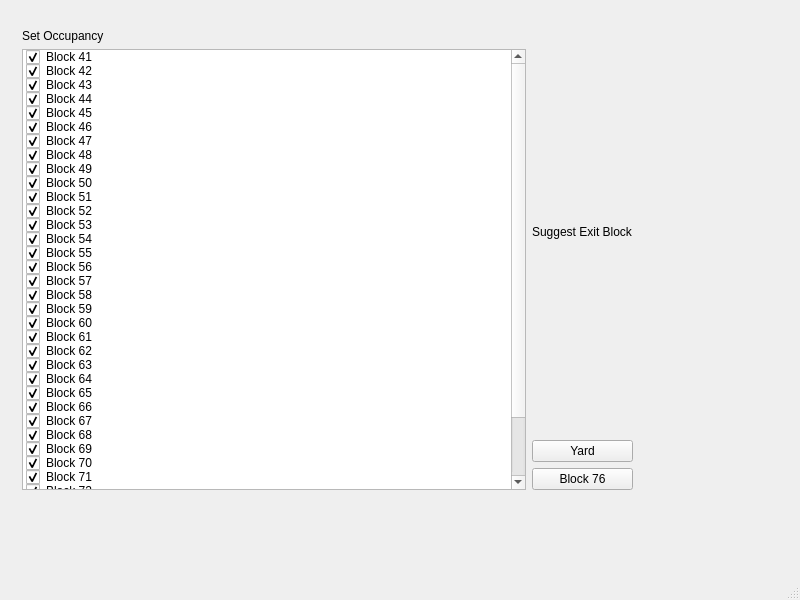
<?xml version="1.0" encoding="UTF-8"?>
<ui version="4.0">
 <class>MainWindow</class>
 <widget class="QMainWindow" name="MainWindow">
  <property name="geometry">
   <rect>
    <x>0</x>
    <y>0</y>
    <width>800</width>
    <height>600</height>
   </rect>
  </property>
  <property name="windowTitle">
   <string>MainWindow</string>
  </property>
  <widget class="QWidget" name="centralwidget">
   <widget class="QWidget" name="gridLayoutWidget">
    <property name="geometry">
     <rect>
      <x>22</x>
      <y>29</y>
      <width>611</width>
      <height>461</height>
     </rect>
    </property>
    <layout class="QGridLayout" name="gridLayout">
     <item row="0" column="0">
      <layout class="QVBoxLayout" name="verticalLayout">
       <item>
        <widget class="QLabel" name="label_2">
         <property name="text">
          <string>Set Occupancy</string>
         </property>
        </widget>
       </item>
       <item>
        <widget class="QListWidget" name="occ_list">
         <item>
          <property name="text">
           <string>Block 41</string>
          </property>
          <property name="checkState">
           <enum>Checked</enum>
          </property>
         </item>
         <item>
          <property name="text">
           <string>Block 42</string>
          </property>
          <property name="checkState">
           <enum>Checked</enum>
          </property>
         </item>
         <item>
          <property name="text">
           <string>Block 43</string>
          </property>
          <property name="checkState">
           <enum>Checked</enum>
          </property>
         </item>
         <item>
          <property name="text">
           <string>Block 44</string>
          </property>
          <property name="checkState">
           <enum>Checked</enum>
          </property>
         </item>
         <item>
          <property name="text">
           <string>Block 45</string>
          </property>
          <property name="checkState">
           <enum>Checked</enum>
          </property>
         </item>
         <item>
          <property name="text">
           <string>Block 46</string>
          </property>
          <property name="checkState">
           <enum>Checked</enum>
          </property>
         </item>
         <item>
          <property name="text">
           <string>Block 47</string>
          </property>
          <property name="checkState">
           <enum>Checked</enum>
          </property>
         </item>
         <item>
          <property name="text">
           <string>Block 48</string>
          </property>
          <property name="checkState">
           <enum>Checked</enum>
          </property>
         </item>
         <item>
          <property name="text">
           <string>Block 49</string>
          </property>
          <property name="checkState">
           <enum>Checked</enum>
          </property>
         </item>
         <item>
          <property name="text">
           <string>Block 50</string>
          </property>
          <property name="checkState">
           <enum>Checked</enum>
          </property>
         </item>
         <item>
          <property name="text">
           <string>Block 51</string>
          </property>
          <property name="checkState">
           <enum>Checked</enum>
          </property>
         </item>
         <item>
          <property name="text">
           <string>Block 52</string>
          </property>
          <property name="checkState">
           <enum>Checked</enum>
          </property>
         </item>
         <item>
          <property name="text">
           <string>Block 53</string>
          </property>
          <property name="checkState">
           <enum>Checked</enum>
          </property>
         </item>
         <item>
          <property name="text">
           <string>Block 54</string>
          </property>
          <property name="checkState">
           <enum>Checked</enum>
          </property>
         </item>
         <item>
          <property name="text">
           <string>Block 55</string>
          </property>
          <property name="checkState">
           <enum>Checked</enum>
          </property>
         </item>
         <item>
          <property name="text">
           <string>Block 56</string>
          </property>
          <property name="checkState">
           <enum>Checked</enum>
          </property>
         </item>
         <item>
          <property name="text">
           <string>Block 57</string>
          </property>
          <property name="checkState">
           <enum>Checked</enum>
          </property>
         </item>
         <item>
          <property name="text">
           <string>Block 58</string>
          </property>
          <property name="checkState">
           <enum>Checked</enum>
          </property>
         </item>
         <item>
          <property name="text">
           <string>Block 59</string>
          </property>
          <property name="checkState">
           <enum>Checked</enum>
          </property>
         </item>
         <item>
          <property name="text">
           <string>Block 60</string>
          </property>
          <property name="checkState">
           <enum>Checked</enum>
          </property>
         </item>
         <item>
          <property name="text">
           <string>Block 61</string>
          </property>
          <property name="checkState">
           <enum>Checked</enum>
          </property>
         </item>
         <item>
          <property name="text">
           <string>Block 62</string>
          </property>
          <property name="checkState">
           <enum>Checked</enum>
          </property>
         </item>
         <item>
          <property name="text">
           <string>Block 63</string>
          </property>
          <property name="checkState">
           <enum>Checked</enum>
          </property>
         </item>
         <item>
          <property name="text">
           <string>Block 64</string>
          </property>
          <property name="checkState">
           <enum>Checked</enum>
          </property>
         </item>
         <item>
          <property name="text">
           <string>Block 65</string>
          </property>
          <property name="checkState">
           <enum>Checked</enum>
          </property>
         </item>
         <item>
          <property name="text">
           <string>Block 66</string>
          </property>
          <property name="checkState">
           <enum>Checked</enum>
          </property>
         </item>
         <item>
          <property name="text">
           <string>Block 67</string>
          </property>
          <property name="checkState">
           <enum>Checked</enum>
          </property>
         </item>
         <item>
          <property name="text">
           <string>Block 68</string>
          </property>
          <property name="checkState">
           <enum>Checked</enum>
          </property>
         </item>
         <item>
          <property name="text">
           <string>Block 69</string>
          </property>
          <property name="checkState">
           <enum>Checked</enum>
          </property>
         </item>
         <item>
          <property name="text">
           <string>Block 70</string>
          </property>
          <property name="checkState">
           <enum>Checked</enum>
          </property>
         </item>
         <item>
          <property name="text">
           <string>Block 71</string>
          </property>
          <property name="checkState">
           <enum>Checked</enum>
          </property>
         </item>
         <item>
          <property name="text">
           <string>Block 72</string>
          </property>
          <property name="checkState">
           <enum>Checked</enum>
          </property>
         </item>
         <item>
          <property name="text">
           <string>Block 73</string>
          </property>
          <property name="checkState">
           <enum>Checked</enum>
          </property>
         </item>
         <item>
          <property name="text">
           <string>Block 74</string>
          </property>
          <property name="checkState">
           <enum>Checked</enum>
          </property>
         </item>
         <item>
          <property name="text">
           <string>Block 75</string>
          </property>
          <property name="checkState">
           <enum>Checked</enum>
          </property>
         </item>
         <item>
          <property name="text">
           <string>Block 76</string>
          </property>
          <property name="checkState">
           <enum>Checked</enum>
          </property>
         </item>
        </widget>
       </item>
      </layout>
     </item>
     <item row="0" column="1">
      <layout class="QVBoxLayout" name="verticalLayout_2">
       <item>
        <widget class="QLabel" name="label">
         <property name="text">
          <string>Suggest Exit Block</string>
         </property>
        </widget>
       </item>
       <item>
        <widget class="QPushButton" name="yard_switch">
         <property name="text">
          <string>Yard</string>
         </property>
        </widget>
       </item>
       <item>
        <widget class="QPushButton" name="loop_switch">
         <property name="text">
          <string>Block 76</string>
         </property>
        </widget>
       </item>
      </layout>
     </item>
    </layout>
   </widget>
  </widget>
  <widget class="QMenuBar" name="menubar">
   <property name="geometry">
    <rect>
     <x>0</x>
     <y>0</y>
     <width>800</width>
     <height>22</height>
    </rect>
   </property>
  </widget>
  <widget class="QStatusBar" name="statusbar"/>
 </widget>
 <resources/>
 <connections/>
</ui>
